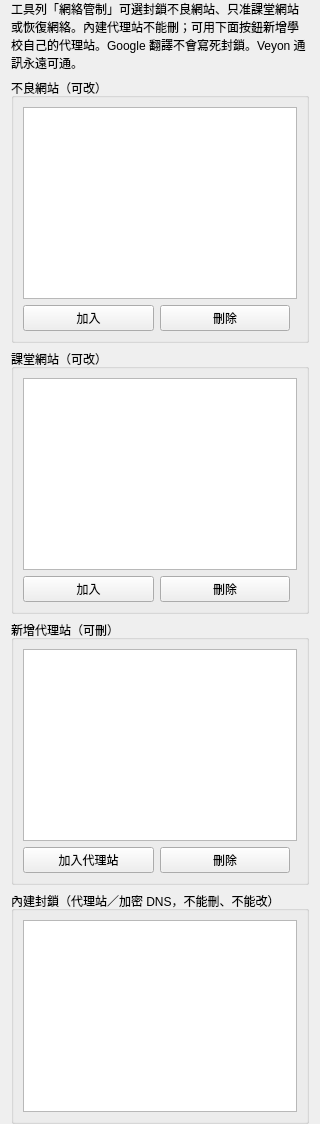
<?xml version="1.0" encoding="UTF-8"?>
<ui version="4.0">
 <class>WebFilterConfigurationPage</class>
 <widget class="QWidget" name="WebFilterConfigurationPage">
  <property name="windowTitle">
   <string>網絡管制</string>
  </property>
  <property name="windowIcon">
   <iconset resource="webfilter.qrc">
    <normaloff>:/webfilter/web-filter.png</normaloff>:/webfilter/web-filter.png</iconset>
  </property>
  <layout class="QVBoxLayout" name="verticalLayout">
   <property name="topMargin">
    <number>0</number>
   </property>
   <property name="bottomMargin">
    <number>0</number>
   </property>
   <item>
    <widget class="QLabel" name="introLabel">
     <property name="wordWrap">
      <bool>true</bool>
     </property>
     <property name="text">
      <string>工具列「網絡管制」可選封鎖不良網站、只准課堂網站或恢復網絡。內建代理站不能刪；可用下面按鈕新增學校自己的代理站。Google 翻譯不會寫死封鎖。Veyon 通訊永遠可通。</string>
     </property>
    </widget>
   </item>
   <item>
    <widget class="QGroupBox" name="blockedGroup">
     <property name="title">
      <string>不良網站（可改）</string>
     </property>
     <layout class="QVBoxLayout" name="blockedLayout">
      <item>
       <widget class="QListWidget" name="blockedList"/>
      </item>
      <item>
       <layout class="QHBoxLayout" name="blockedButtons">
        <item>
         <widget class="QPushButton" name="addBlockedButton">
          <property name="text">
           <string>加入</string>
          </property>
         </widget>
        </item>
        <item>
         <widget class="QPushButton" name="removeBlockedButton">
          <property name="text">
           <string>刪除</string>
          </property>
         </widget>
        </item>
        <item>
         <spacer name="blockedSpacer">
          <property name="orientation">
           <enum>Qt::Horizontal</enum>
          </property>
         </spacer>
        </item>
       </layout>
      </item>
     </layout>
    </widget>
   </item>
   <item>
    <widget class="QGroupBox" name="allowedGroup">
     <property name="title">
      <string>課堂網站（可改）</string>
     </property>
     <layout class="QVBoxLayout" name="allowedLayout">
      <item>
       <widget class="QListWidget" name="allowedList"/>
      </item>
      <item>
       <layout class="QHBoxLayout" name="allowedButtons">
        <item>
         <widget class="QPushButton" name="addAllowedButton">
          <property name="text">
           <string>加入</string>
          </property>
         </widget>
        </item>
        <item>
         <widget class="QPushButton" name="removeAllowedButton">
          <property name="text">
           <string>刪除</string>
          </property>
         </widget>
        </item>
        <item>
         <spacer name="allowedSpacer">
          <property name="orientation">
           <enum>Qt::Horizontal</enum>
          </property>
         </spacer>
        </item>
       </layout>
      </item>
     </layout>
    </widget>
   </item>
   <item>
    <widget class="QGroupBox" name="extraProxyGroup">
     <property name="title">
      <string>新增代理站（可刪）</string>
     </property>
     <layout class="QVBoxLayout" name="extraProxyLayout">
      <item>
       <widget class="QListWidget" name="extraProxyList"/>
      </item>
      <item>
       <layout class="QHBoxLayout" name="extraProxyButtons">
        <item>
         <widget class="QPushButton" name="addExtraProxyButton">
          <property name="text">
           <string>加入代理站</string>
          </property>
         </widget>
        </item>
        <item>
         <widget class="QPushButton" name="removeExtraProxyButton">
          <property name="text">
           <string>刪除</string>
          </property>
         </widget>
        </item>
        <item>
         <spacer name="extraProxySpacer">
          <property name="orientation">
           <enum>Qt::Horizontal</enum>
          </property>
         </spacer>
        </item>
       </layout>
      </item>
     </layout>
    </widget>
   </item>
   <item>
    <widget class="QGroupBox" name="hardcodedGroup">
     <property name="title">
      <string>內建封鎖（代理站／加密 DNS，不能刪、不能改）</string>
     </property>
     <layout class="QVBoxLayout" name="hardcodedLayout">
      <item>
       <widget class="QListWidget" name="hardcodedList">
        <property name="editTriggers">
         <set>QAbstractItemView::NoEditTriggers</set>
        </property>
       </widget>
      </item>
     </layout>
    </widget>
   </item>
  </layout>
 </widget>
 <resources>
  <include location="webfilter.qrc"/>
 </resources>
 <connections/>
</ui>
